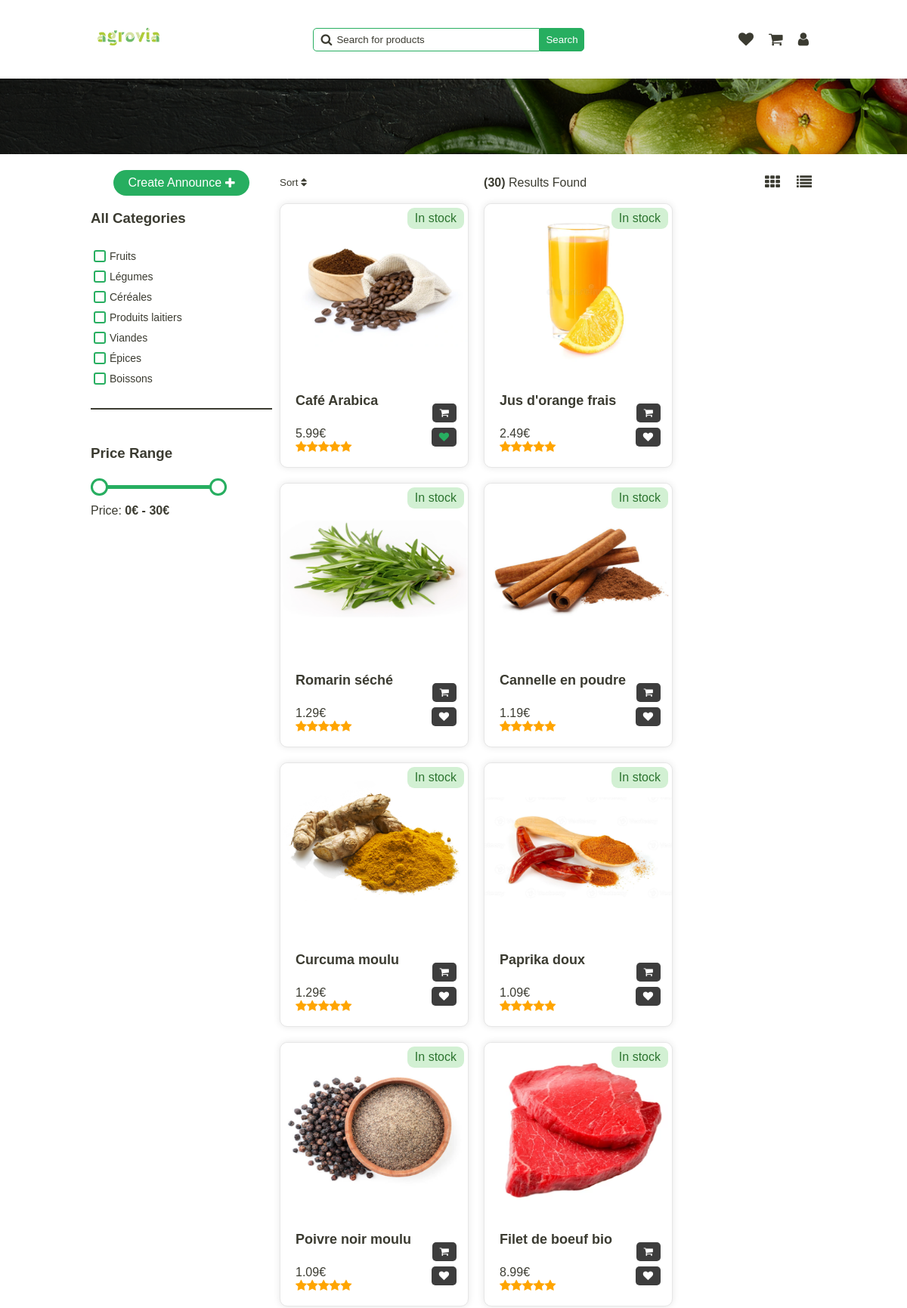
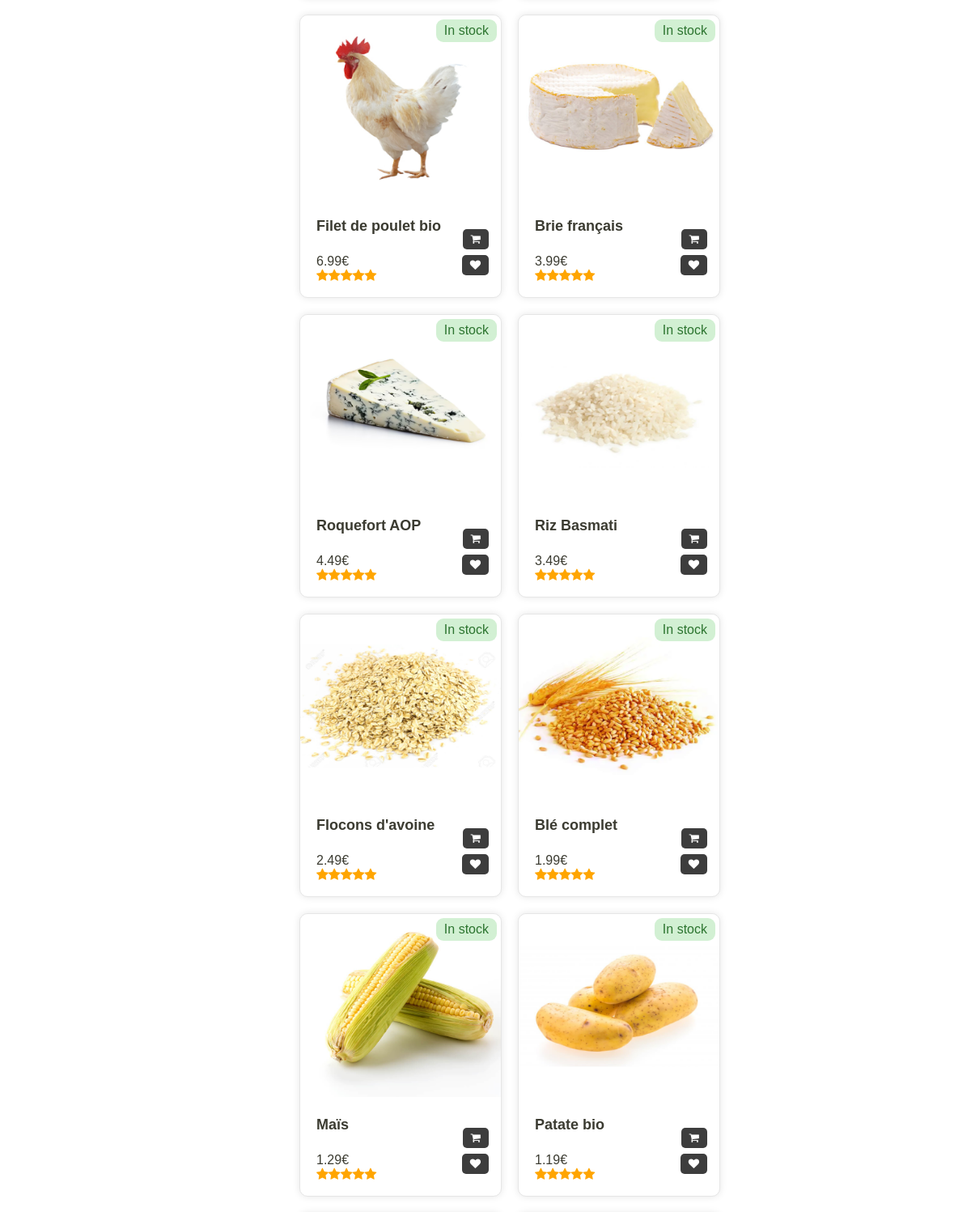
The app's page /pages/home.php (signed in, upper part) with its own data (2 pictures, top to bottom).
### tables this page shows
CREATE TABLE Category (
  id INTEGER PRIMARY KEY,
  name TEXT
);

CREATE TABLE Announce (
  id INTEGER PRIMARY KEY,
  id_category INTEGER,
  image TEXT,
  title TEXT,
  description TEXT,
  price FLOAT,
  quantity INTEGER,
  rating INTEGER,
  out_of_stock BOOLEAN,
  FOREIGN KEY (id_category) REFERENCES Category(id)
);

CREATE TABLE UserSaved (
  id INTEGER PRIMARY KEY,
  user_id INTEGER,
  announce_id INTEGER,
  quantity_selected INTEGER,
  is_in_cart BOOLEAN,
  is_in_favourite BOOLEAN,
  FOREIGN KEY (user_id) REFERENCES User(id),
  FOREIGN KEY (announce_id) REFERENCES Announce(id) ON DELETE CASCADE
);

### php/announce.php (the view, shortened to what this page needs)
<?php
require '../php/pdo.php';
function get_all_announce()
{
    global $pdo;
    $query = "SELECT * FROM Announce";
    $stmt = $pdo->prepare($query);
    $stmt->execute();
    $announce = $stmt->fetchAll(PDO::FETCH_ASSOC);
    return $announce;
}
function generate_star($rating)
{
    $stars = "";
    for ($i = 0; $i < 5; $i++) {
        if ($i < $rating) {
            $stars .= "<i class='fa fa-star checked'></i>";
        } else {
            $stars .= "<i class='fa fa-star'></i>";
        }
    }
    return $stars;
}
function get_saved_announce_by_user_id($user_id)
{
    global $pdo;
    $query = "SELECT * FROM UserSaved WHERE user_id = :user_id";
    $stmt = $pdo->prepare($query);
    $stmt->bindParam(':user_id', $user_id);
    $stmt->execute();
    $announce = $stmt->fetchAll(PDO::FETCH_ASSOC);
    return $announce;
}
function _get_announce_saved_by_user($announce, $saved_announce)
{
    foreach ($saved_announce as $saved_row) {
        if ($announce["id"] === $saved_row["announce_id"]) {
            return $saved_row;
        }
    }
    return false;
}
function display_announce($announce)
{
    $saved_announce = get_saved_announce_by_user_id($_SESSION['user_id']);
    foreach ($announce as $row) {
        $saved = _get_announce_saved_by_user($row, $saved_announce);
        echo "<a
                  class='announce' id='" . $row['id'] . "-announce'
                  href='../pages/announce-view.php?id=" . $row['id'] . "'";
        echo ">";
        $icon_style = "style='color: var(--secondary);'";
        if ($row['image'] != '') {
            echo "<img src='" . $row['image'] . "' alt='product'>";
        } else {
            echo "<img src='../public/no-image-available.jpg' alt='product'>";
        }
        if ($row['out_of_stock'] == 1) {
            echo "<div class='out-of-stock'>Out of stock</div>";
        } else {
            echo "<div class='in-stock'>In stock</div>";
        }
        echo "<div class='infos'>";
        echo "<div class='details'>";
        echo "<h4>" . $row['title'] . "</h4>";
        echo "<span class='price'>" . $row['price'] . "€</span>";
        echo "<span class='rating '>";
        echo generate_star($row['rating']);
        echo "</span>";
        echo "</div>";
        echo "<div class='actions'>";
        echo "<button class='cart'
                      onclick='event.preventDefault(); add_cart_item(" . $row['id'] . ")'>
                <i
                    class='fa fa-shopping-cart'" . ($saved['is_in_cart'] == 1 ? $icon_style : '') . "
                    id='" . $row['id'] . "-cart-icon'
                >
                </i>
              </button>";
        echo "<button class='wish'
                      onclick='event.preventDefault(); add_wishlist_item(" . $row['id'] . ")'
                >
                <i
                    class='fa fa-heart'" . ($saved['is_in_favourite'] == 1 ? $icon_style : '') . "
                    id='" . $row['id'] . "-wish-icon'
                >
                </i>
              </button>";
        echo "</div>";
        echo "</div>";
        echo "</a>";
    }
}
?>

### php/category.php
<?php
require '../php/pdo.php';
function get_all_categories()
{
    global $pdo;
    $query = "SELECT * FROM Category";
    $stmt = $pdo->prepare($query);
    $stmt->execute();
    $result = $stmt->fetchAll(PDO::FETCH_ASSOC);
    return $result;
}
function display_categories($categories)
{
    foreach ($categories as $category) {
        echo "<span>
        <input type='checkbox' id='" . $category['id'] . "-category' name='category' value='" . $category['name'] . "'>
        <label for='" . $category['id'] . "-category'>" . $category['name'] . "</label>
        </span>";
    }
}
?>

### styles/home.css (style rules this page uses)
.categories span { display: flex; align-items: center; margin-bottom: 5px; }
.categories input[type="checkbox"] { margin-right: 5px; }
.categories label { font-size: 14px; color: var(--text-color); cursor: pointer; }
.categories span:last-child { margin-bottom: 20px; }
.categories input[type="checkbox"] { appearance: none; width: 16px; height: 16px; border: 2px solid var(--secondary); border-radius: 3px; cursor: pointer; }
.announce { max-width: 250px; flex-grow: 1; flex-basis: 15%; display: flex; flex-direction: column; align-items: center; justify-content: flex-start; margin: 10px; min-width: 250px; height: 350px; border-radius: 10px; background-color: var(--primary); transition: all 0.3s ease-in-out; text-decoration: none; color: var(--text); position: relative; box-shadow: 0 0 10px rgba(0, 0, 0, 0.1); border: 1px solid var(--light-stroke); }
.announce img { height: 65%; width: 100%; border-radius: 10px 10px 0 0; }
.announce .in-stock { position: absolute; top: 5px; right: 5px; color: rgba(44, 116, 47, 1); padding: 5px 10px; background-color: rgba(32, 181, 38, 0.2); border-radius: 9px; }
.announce .infos { display: flex; width: 100%; align-items: center; position: relative; padding: 0 10px; }
.announce .infos .details { display: flex; flex-direction: column; margin-left: 10px; }
.announce .infos .details h4 { font-size: 18px; color: var(--text); }
.announce .infos .actions { display: flex; flex-direction: column; position: absolute; right: 15px; bottom: 10px; }
.announce .infos button { padding: 5px 10px; border: none; background-color: rgba(61, 61, 61, 1); color: var(--white); border-radius: 5px; cursor: pointer; margin-left: auto; margin-top: 7px; z-index: 1111; }
.checked { color: orange; }

### styles/global.css (style rules this page uses)
.light-theme { --primary: rgba(255, 255, 255, 1); --secondary: rgba(39, 174, 96, 1); --tertiary: rgba(146, 227, 169, 1); --text: rgba(59, 59, 49, 1); --hover-color: rgba(200, 200, 200, 1); --white: rgba(255, 255, 255, 1); --dark: rgba(29, 29, 29, 1); --gray: rgba(102, 102, 102, 1); --error: rgba(255, 0, 0, 1); --light-hover-green: rgba(237, 242, 238, 1); --light-stroke: rgba(230, 230, 230, 1); --secondary-hover: #45a049; }
* { box-sizing: border-box; }
body, body.dark-theme, body.light-theme { font-family: "Overpass", sans-serif; -webkit-font-smoothing: antialiased; -moz-osx-font-smoothing: grayscale; background-color: var(--primary); color: var(--text); width: 80%; max-width: 1200px; margin: 0 auto; transition: background-color 0.3s ease, transform 0.5s cubic-bezier(0.68, -0.55, 0.27, 1.55); }
body { --primary: rgba(29, 29, 29, 1); --secondary: rgba(39, 174, 96, 1); --tertiary: rgba(146, 227, 169, 1); --text: rgba(210, 210, 210, 1); --hover-color: rgba(62, 62, 62, 1); --white: rgba(255, 255, 255, 1); --dark: rgba(29, 29, 29, 1); --gray: rgba(102, 102, 102, 1); --error: rgba(255, 0, 0, 1); --light-hover-green: rgba(237, 242, 238, 1); --light-stroke: rgba(230, 230, 230, 1); }

### records on screen
category: name "Fruits"
category: name "Légumes"
category: name "Céréales"
category: name "Produits laitiers"
category: name "Viandes"
category: name "Épices"
category: name "Boissons"
announce: image (picture), out_of_stock "In stock", title "Café Arabica", price "5.99"
announce: image (picture), out_of_stock "In stock", title "Jus d'orange frais", price "2.49"
announce: image (picture), out_of_stock "In stock", title "Romarin séché", price "1.29"
announce: image (picture), out_of_stock "In stock", title "Cannelle en poudre", price "1.19"
announce: image (picture), out_of_stock "In stock", title "Curcuma moulu", price "1.29"
announce: image (picture), out_of_stock "In stock", title "Paprika doux", price "1.09"
announce: image (picture), out_of_stock "In stock", title "Poivre noir moulu", price "1.09"
announce: image (picture), out_of_stock "In stock", title "Filet de boeuf bio", price "8.99"
announce: image (picture), out_of_stock "In stock", title "Filet de poulet bio", price "6.99"
announce: image (picture), out_of_stock "In stock", title "Brie français", price "3.99"
announce: image (picture), out_of_stock "In stock", title "Roquefort AOP", price "4.49"
announce: image (picture), out_of_stock "In stock", title "Riz Basmati", price "3.49"
announce: image (picture), out_of_stock "In stock", title "Flocons d'avoine", price "2.49"
announce: image (picture), out_of_stock "In stock", title "Blé complet", price "1.99"
announce: image (picture), out_of_stock "In stock", title "Maïs", price "1.29"
announce: image (picture), out_of_stock "In stock", title "Patate bio", price "1.19"
